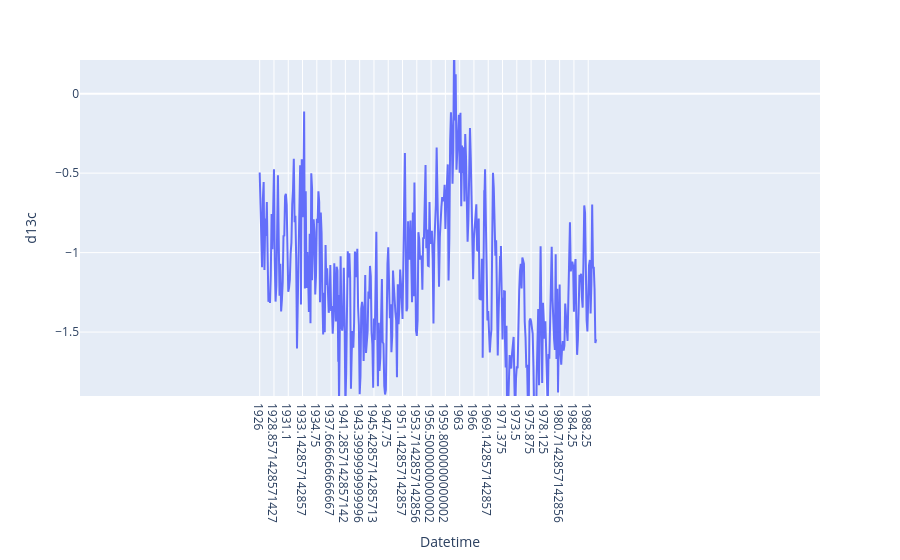

Notebook code for this chart:
### Code cell
px.line(df, y="d13c")

### Figure 1 — Plotly figure (JSON) as saved in the notebook; plotly's stock layout.template omitted (floating-point values rounded to 4 significant figures; data arrays with more than 128 entries replaced by an {"elided": "..."} marker saying what was removed)
{"data": [{"hovertemplate": "Datetime=%{x}<br>d13c=%{y}<extra></extra>", "legendgroup": "", "line": {"color": "#636efa", "dash": "solid"}, "marker": {"symbol": "circle"}, "mode": "lines", "name": "", "orientation": "v", "showlegend": false, "type": "scatter", "x": {"elided": "441 str values"}, "xaxis": "x", "y": {"elided": "441 float values"}, "yaxis": "y"}], "layout": {"autosize": true, "dragmode": "pan", "legend": {"tracegroupgap": 0}, "margin": {"t": 60}, "xaxis": {"anchor": "y", "autorange": false, "domain": [0, 1], "range": [-226.4, 706.1], "title": {"text": "Datetime"}, "type": "category"}, "yaxis": {"anchor": "x", "autorange": false, "domain": [0, 1], "range": [-1.902, 0.212], "title": {"text": "d13c"}, "type": "linear"}}}
